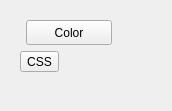
                             <widget class="QWidget" name="TabTheming">
                              <property name="geometry">
                               <rect>
                                <x>0</x>
                                <y>0</y>
                                <width>144</width>
                                <height>111</height>
                               </rect>
                              </property>
                              <attribute name="label">
                               <string>Theming</string>
                              </attribute>
                              <layout class="QVBoxLayout" name="verticalLayout_187">
                               <item>
                                <widget class="QWidget" name="widget_100" native="true">
                                 <layout class="QVBoxLayout" name="verticalLayout_47">
                                  <item>
                                   <widget class="QWidget" name="widget_90" native="true">
                                    <layout class="QHBoxLayout" name="horizontalLayout_3">
                                     <property name="sizeConstraint">
                                      <enum>QLayout::SetFixedSize</enum>
                                     </property>
                                     <property name="leftMargin">
                                      <number>0</number>
                                     </property>
                                     <property name="topMargin">
                                      <number>0</number>
                                     </property>
                                     <property name="rightMargin">
                                      <number>0</number>
                                     </property>
                                     <property name="bottomMargin">
                                      <number>0</number>
                                     </property>
                                     <item>
                                      <widget class="QWidget" name="BackgroundColorWidget" native="true"/>
                                     </item>
                                     <item>
                                      <widget class="QToolButton" name="BackgroundColorButton">
                                       <property name="minimumSize">
                                        <size>
                                         <width>86</width>
                                         <height>25</height>
                                        </size>
                                       </property>
                                       <property name="maximumSize">
                                        <size>
                                         <width>16777215</width>
                                         <height>25</height>
                                        </size>
                                       </property>
                                       <property name="text">
                                        <string>Color</string>
                                       </property>
                                       <property name="iconSize">
                                        <size>
                                         <width>80</width>
                                         <height>16</height>
                                        </size>
                                       </property>
                                      </widget>
                                     </item>
                                     <item>
                                      <spacer name="horizontalSpacer_38">
                                       <property name="orientation">
                                        <enum>Qt::Horizontal</enum>
                                       </property>
                                       <property name="sizeHint" stdset="0">
                                        <size>
                                         <width>40</width>
                                         <height>20</height>
                                        </size>
                                       </property>
                                      </spacer>
                                     </item>
                                    </layout>
                                   </widget>
                                  </item>
                                  <item>
                                   <widget class="QWidget" name="widget_104" native="true">
                                    <layout class="QHBoxLayout" name="horizontalLayout_66">
                                     <property name="spacing">
                                      <number>4</number>
                                     </property>
                                     <property name="sizeConstraint">
                                      <enum>QLayout::SetFixedSize</enum>
                                     </property>
                                     <property name="leftMargin">
                                      <number>0</number>
                                     </property>
                                     <property name="topMargin">
                                      <number>0</number>
                                     </property>
                                     <property name="rightMargin">
                                      <number>0</number>
                                     </property>
                                     <property name="bottomMargin">
                                      <number>0</number>
                                     </property>
                                     <item>
                                      <widget class="QToolButton" name="LoadStyleButton">
                                       <property name="toolTip">
                                        <string>Set new CSS style</string>
                                       </property>
                                       <property name="text">
                                        <string>CSS</string>
                                       </property>
                                       <property name="icon">
                                        <iconset resource="../qrc/photivo.qrc">
                                         <normaloff>:/dark/icons/document-open.png</normaloff>:/dark/icons/document-open.png</iconset>
                                       </property>
                                       <property name="iconSize">
                                        <size>
                                         <width>16</width>
                                         <height>16</height>
                                        </size>
                                       </property>
                                      </widget>
                                     </item>
                                     <item>
                                      <widget class="QWidget" name="StyleWidget" native="true"/>
                                     </item>
                                     <item>
                                      <widget class="QWidget" name="StyleHighLightWidget" native="true"/>
                                     </item>
                                     <item>
                                      <spacer name="horizontalSpacer_24">
                                       <property name="orientation">
                                        <enum>Qt::Horizontal</enum>
                                       </property>
                                       <property name="sizeHint" stdset="0">
                                        <size>
                                         <width>40</width>
                                         <height>20</height>
                                        </size>
                                       </property>
                                      </spacer>
                                     </item>
                                    </layout>
                                   </widget>
                                  </item>
                                  <item>
                                   <widget class="QWidget" name="SliderWidthWidget" native="true"/>
                                  </item>
                                 </layout>
                                </widget>
                               </item>
                               <item>
                                <spacer name="verticalSpacer_95">
                                 <property name="orientation">
                                  <enum>Qt::Vertical</enum>
                                 </property>
                                 <property name="sizeHint" stdset="0">
                                  <size>
                                   <width>20</width>
                                   <height>252</height>
                                  </size>
                                 </property>
                                </spacer>
                               </item>
                              </layout>
                             </widget>
